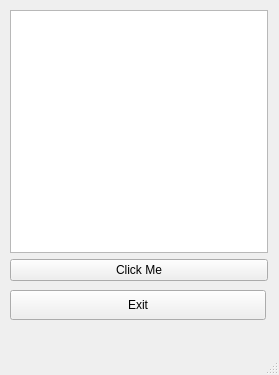
<?xml version="1.0" encoding="UTF-8"?>
<ui version="4.0">
 <class>MainWindow</class>
 <widget class="QMainWindow" name="MainWindow">
  <property name="geometry">
   <rect>
    <x>0</x>
    <y>0</y>
    <width>279</width>
    <height>375</height>
   </rect>
  </property>
  <property name="windowTitle">
   <string>UI Window</string>
  </property>
  <widget class="QWidget" name="centralwidget">
   <widget class="QWidget" name="layoutWidget">
    <property name="geometry">
     <rect>
      <x>10</x>
      <y>10</y>
      <width>258</width>
      <height>271</height>
     </rect>
    </property>
    <layout class="QVBoxLayout" name="verticalLayout">
     <item>
      <widget class="QTextEdit" name="textEdit"/>
     </item>
     <item>
      <widget class="QPushButton" name="pushButton">
       <property name="text">
        <string>Click Me</string>
       </property>
      </widget>
     </item>
    </layout>
   </widget>
   <widget class="QPushButton" name="pushButton2">
    <property name="geometry">
     <rect>
      <x>10</x>
      <y>290</y>
      <width>256</width>
      <height>30</height>
     </rect>
    </property>
    <property name="text">
     <string>Exit</string>
    </property>
   </widget>
  </widget>
  <widget class="QMenuBar" name="menubar">
   <property name="geometry">
    <rect>
     <x>0</x>
     <y>0</y>
     <width>279</width>
     <height>27</height>
    </rect>
   </property>
  </widget>
  <widget class="QStatusBar" name="statusbar"/>
 </widget>
 <resources/>
 <connections/>
</ui>
